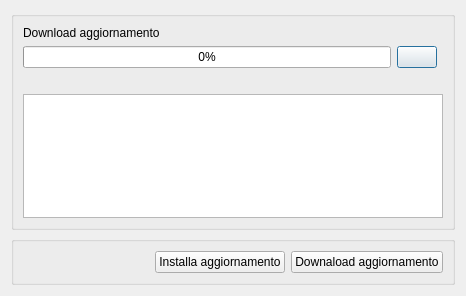
<?xml version="1.0" encoding="UTF-8"?>
<ui version="4.0">
 <class>upgrade</class>
 <widget class="QDialog" name="upgrade">
  <property name="geometry">
   <rect>
    <x>0</x>
    <y>0</y>
    <width>466</width>
    <height>296</height>
   </rect>
  </property>
  <property name="windowTitle">
   <string>Aggiornamento software</string>
  </property>
  <property name="windowIcon">
   <iconset resource="../biblio.qrc">
    <normaloff>:/images/system-software-update.png</normaloff>:/images/system-software-update.png</iconset>
  </property>
  <layout class="QGridLayout" name="gridLayout_3">
   <item row="0" column="0">
    <widget class="QGroupBox" name="groupBox">
     <property name="title">
      <string/>
     </property>
     <layout class="QGridLayout" name="gridLayout">
      <item row="1" column="1">
       <widget class="QPushButton" name="dw_ps">
        <property name="toolTip">
         <string>&lt;html&gt;&lt;head/&gt;&lt;body&gt;&lt;p&gt;Annulla download&lt;/p&gt;&lt;/body&gt;&lt;/html&gt;</string>
        </property>
        <property name="text">
         <string/>
        </property>
        <property name="icon">
         <iconset resource="../biblio.qrc">
          <normaloff>:/images/pause.png</normaloff>:/images/pause.png</iconset>
        </property>
       </widget>
      </item>
      <item row="3" column="0" colspan="3">
       <widget class="QTextEdit" name="textEdit">
        <property name="readOnly">
         <bool>true</bool>
        </property>
       </widget>
      </item>
      <item row="1" column="0">
       <widget class="QProgressBar" name="progressBar">
        <property name="value">
         <number>0</number>
        </property>
       </widget>
      </item>
      <item row="2" column="0">
       <widget class="QLabel" name="test_agg">
        <property name="text">
         <string/>
        </property>
       </widget>
      </item>
      <item row="0" column="0">
       <widget class="QLabel" name="label">
        <property name="text">
         <string>Download aggiornamento</string>
        </property>
       </widget>
      </item>
     </layout>
    </widget>
   </item>
   <item row="1" column="0">
    <widget class="QGroupBox" name="groupBox_2">
     <property name="title">
      <string/>
     </property>
     <layout class="QGridLayout" name="gridLayout_2">
      <item row="0" column="0">
       <spacer name="horizontalSpacer">
        <property name="orientation">
         <enum>Qt::Horizontal</enum>
        </property>
        <property name="sizeHint" stdset="0">
         <size>
          <width>54</width>
          <height>20</height>
         </size>
        </property>
       </spacer>
      </item>
      <item row="0" column="1">
       <widget class="QPushButton" name="inst_agg">
        <property name="toolTip">
         <string>&lt;html&gt;&lt;head/&gt;&lt;body&gt;&lt;p&gt;Installa aggiornamento&lt;/p&gt;&lt;/body&gt;&lt;/html&gt;</string>
        </property>
        <property name="text">
         <string>Installa aggiornamento</string>
        </property>
        <property name="icon">
         <iconset resource="../biblio.qrc">
          <normaloff>:/images/install.png</normaloff>:/images/install.png</iconset>
        </property>
       </widget>
      </item>
      <item row="0" column="2">
       <widget class="QPushButton" name="down_agg">
        <property name="toolTip">
         <string>&lt;html&gt;&lt;head/&gt;&lt;body&gt;&lt;p&gt;Download aggiornamento&lt;/p&gt;&lt;/body&gt;&lt;/html&gt;</string>
        </property>
        <property name="text">
         <string>Downaload aggiornamento</string>
        </property>
        <property name="icon">
         <iconset resource="../biblio.qrc">
          <normaloff>:/images/upgrade.png</normaloff>:/images/upgrade.png</iconset>
        </property>
       </widget>
      </item>
     </layout>
     <zorder>down_agg</zorder>
     <zorder>inst_agg</zorder>
     <zorder>horizontalSpacer</zorder>
    </widget>
   </item>
  </layout>
 </widget>
 <tabstops>
  <tabstop>dw_ps</tabstop>
  <tabstop>textEdit</tabstop>
  <tabstop>inst_agg</tabstop>
  <tabstop>down_agg</tabstop>
 </tabstops>
 <resources>
  <include location="../biblio.qrc"/>
 </resources>
 <connections/>
</ui>
